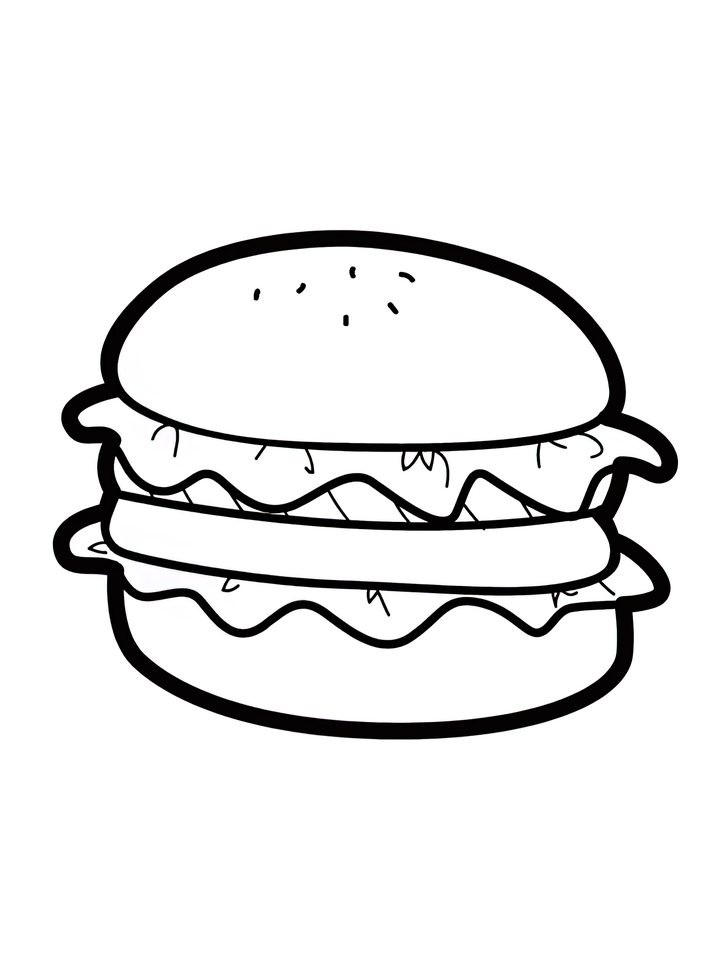
#> input picture my_image.png, 727 x 970 px, shrunk from 1500 x 2000 before the run
$ python main.py
#> lines starting #> are read from the running program, lines starting #| are printed output that depends on the picture; after the words box and inside, x2 and y2 are one past the last pixel; in counts of white or black regions, pixels touching at a corner belong together
import matplotlib.pyplot as plt
import numpy as np
from PIL import Image
from scipy.signal import convolve2d
from skimage.filters import median
from skimage.morphology import ball

# --- פונקציות העזר (מה שביקשו ב-image_utils) ---

def load_image(path):
#> called with path = 'my_image.png'
    img = Image.open(path)
#> img is the input picture: PIL image 727x970 RGB; mean R, G, B 234.1, 234, 234
    return np.array(img)

def edge_detection(image):
    # הפיכה לאפור
    if len(image.shape) == 3:
        gray_image = np.mean(image, axis=2)
    else:
        gray_image = image

    # פילטרים לזיהוי קצוות
    filter_x = np.array([[-1, 0, 1], [-2, 0, 2], [-1, 0, 1]])
    filter_y = np.array([[-1, -2, -1], [ 0,  0,  0], [ 1,  2,  1]])

    # קונבולוציה
    edgeX = convolve2d(gray_image, filter_x, mode='same', boundary='fill', fillvalue=0)
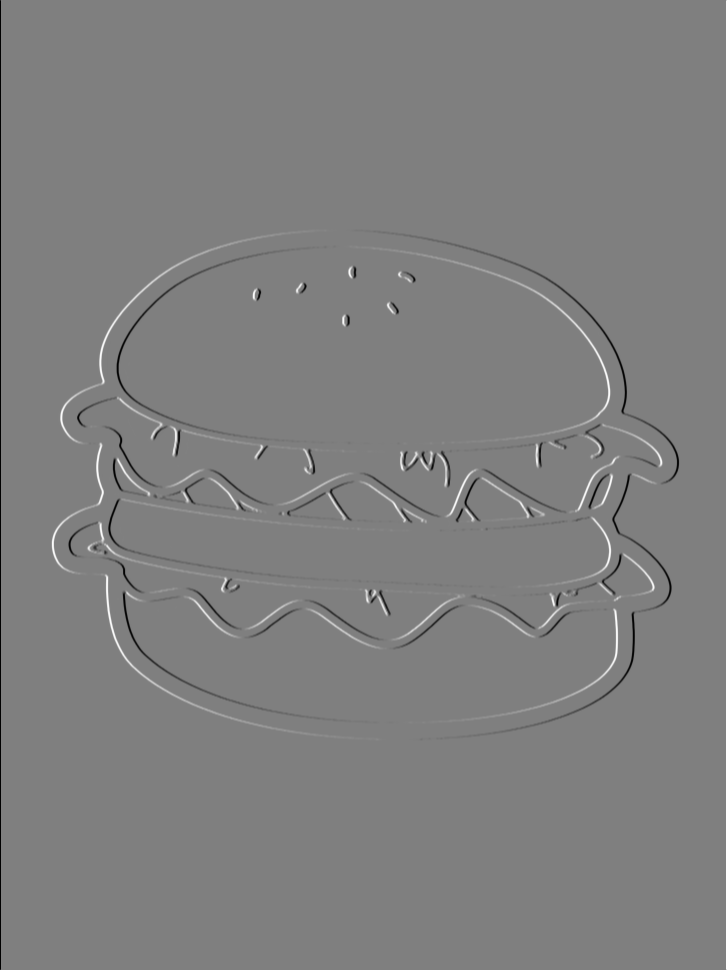
#> edgeX: shape (970, 727) float64; min -1020, max 1020, mean 0; drawn with min black and max white
    edgeY = convolve2d(gray_image, filter_y, mode='same', boundary='fill', fillvalue=0)
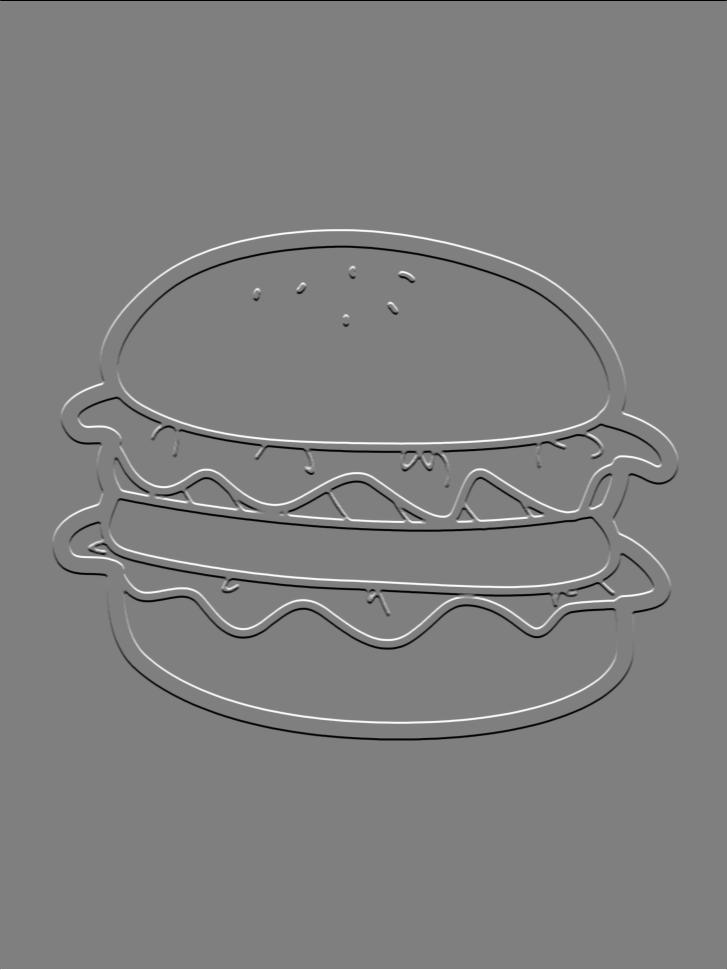
#> edgeY: shape (970, 727) float64; min -1020, max 1020, mean 0; drawn with min black and max white

    # עוצמת קצוות
    edgeMAG = np.sqrt(edgeX**2 + edgeY**2)
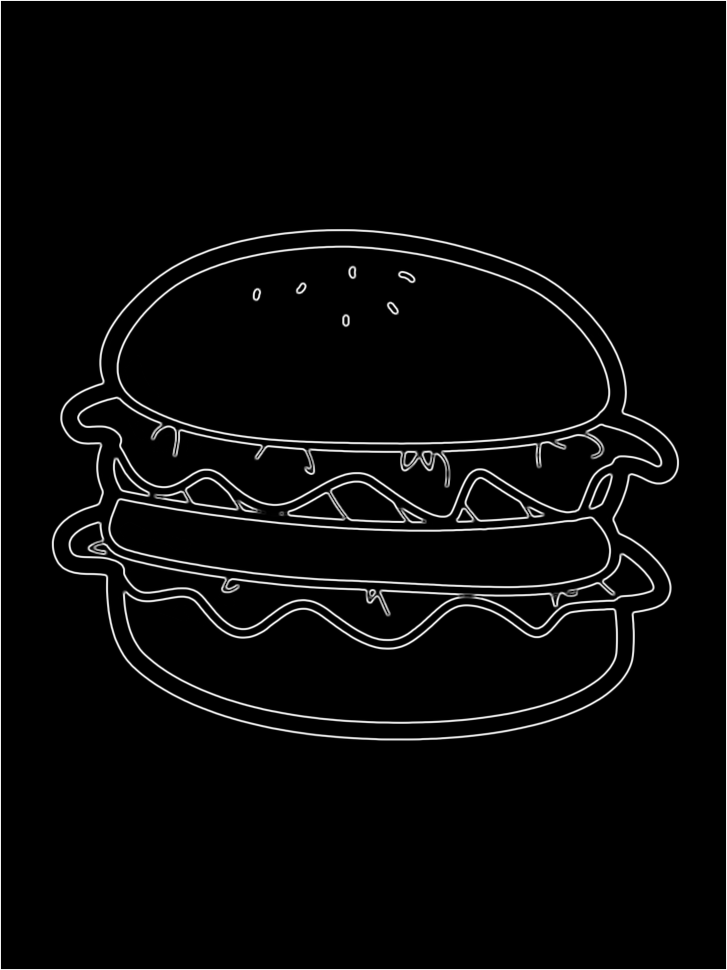
#> edgeMAG: shape (970, 727) float64; min 0, max 1081.9, mean 33.3; drawn with min black and max white
    return edgeMAG

# --- ההרצה עצמה ---

# כאן את מקשרת את התמונה! ודאי שהשם בגרשיים זהה לשם הקובץ שהעלית בצד
my_file_name = "my_image.png"

# 1. טעינה
original_img = load_image(my_file_name)

# 2. ניקוי רעשים
clean_img = median(original_img, ball(3))

# 3. זיהוי קצוות
edges = edge_detection(clean_img)

# 4. הפיכה לשחור לבן (בינארי)
binary_edges = edges > (np.mean(edges) * 1.5)
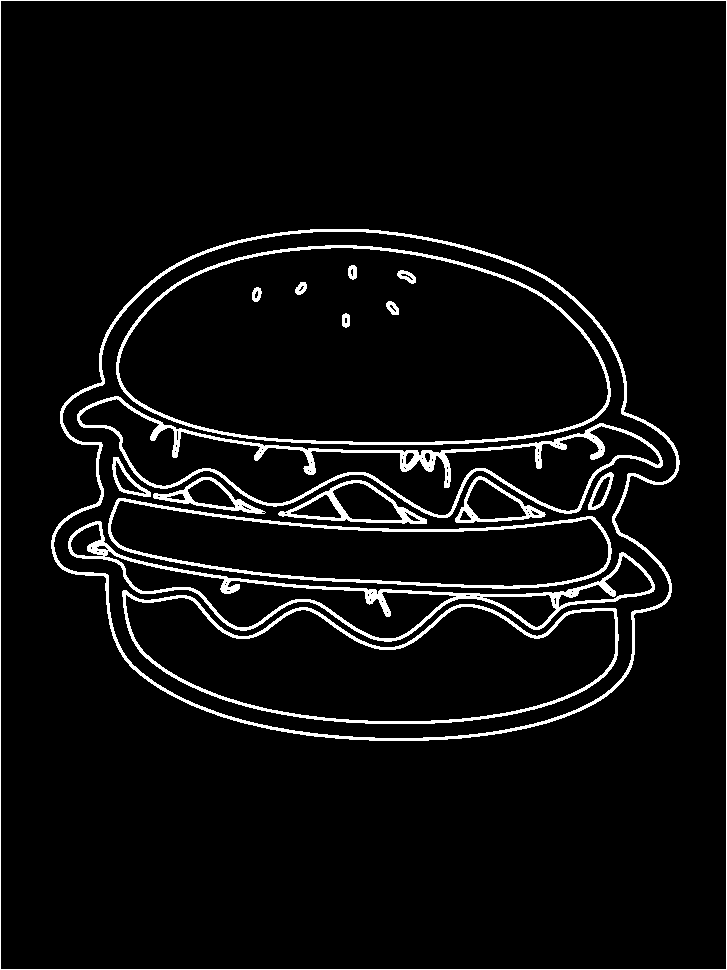
#> binary_edges: shape (970, 727) bool; 5.3% white; 18 white regions, largest, box (x1, y1, x2, y2) and area: (51, 229, 680, 741) 6837, (77, 396, 663, 518) 6179, (68, 521, 655, 642) 5393

# 5. הצגת התוצאה
plt.imshow(binary_edges, cmap='gray')
plt.show()

# 6. שמירת התמונה למחשב (כדי שתוכלי להעלות אותה לגיטהאב)
final_result = Image.fromarray((binary_edges * 255).astype(np.uint8))
final_result.save("edge_result.png")
